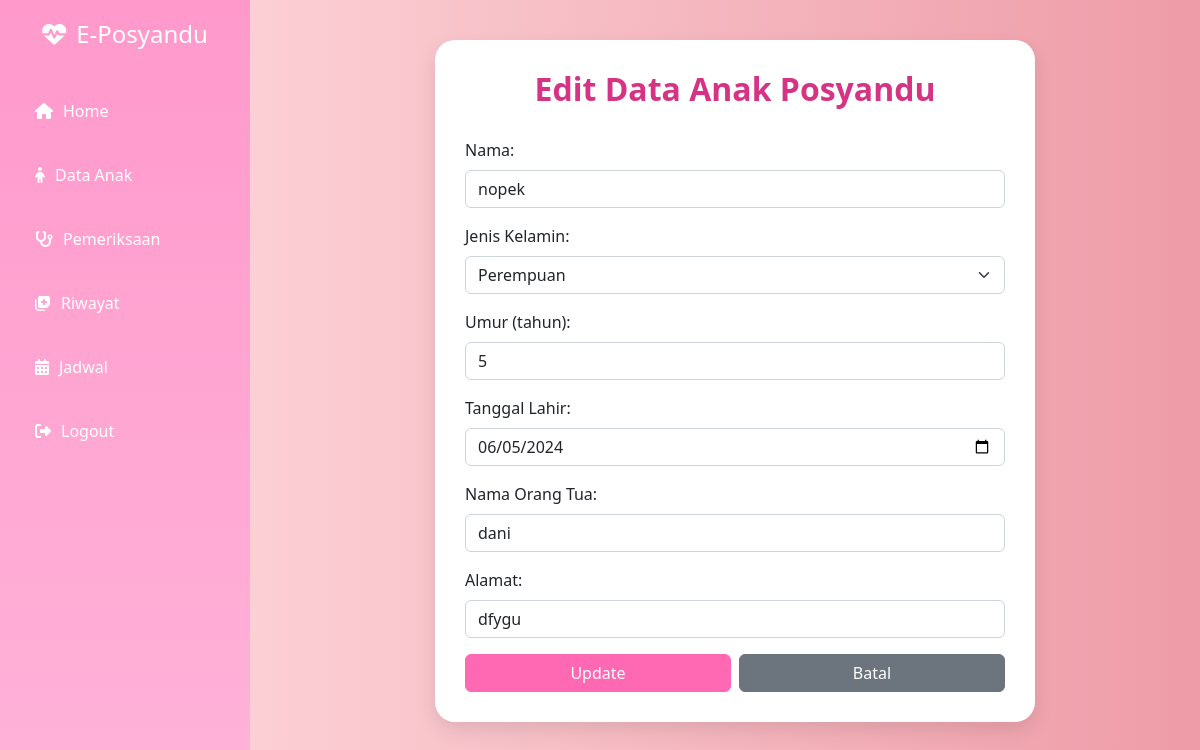
Screenshot of /editanak.php?id_anak=3 with the database file from the repository.
### tables this page shows
CREATE TABLE `anak` (
  `id_anak` int(11) NOT NULL,
  `nama` varchar(50) NOT NULL,
  `jk` varchar(10) NOT NULL,
  `umur` varchar(5) NOT NULL,
  `tgl_lahir` date NOT NULL,
  `nma_orgtua` varchar(50) NOT NULL,
  `alamat` varchar(50) NOT NULL
);

### functions.php (called while the page is built, shortened)
<?php
$conn = mysqli_connect("localhost","root","","posyandu");
function query($query){
	global $conn;
    $result = mysqli_query($conn, $query);
    $rows = [];
    while ($row = mysqli_fetch_assoc($result)) {
        $rows[] = $row;
    }
    return $rows;
}
?>

### editanak.php (the view, shortened to what this page needs)
<?php
require 'functions.php';
$id = $_GET["id_anak"];
$anak = query("SELECT * FROM anak WHERE id_anak = $id")[0];
?>
<!DOCTYPE html>
<html lang="id">
<head>
  <link href="https://cdn.jsdelivr.net/npm/bootstrap@5.2.3/dist/css/bootstrap.min.css" rel="stylesheet">
  <link href="https://cdnjs.cloudflare.com/ajax/libs/font-awesome/6.4.0/css/all.min.css" rel="stylesheet">
</head>
<body>
<div class="sidebar">
  <h1><i class="fas fa-heartbeat"></i> E-Posyandu</h1>
  <ul>
    <li><a href="home.php"><i class="fas fa-home"></i> Home</a></li>
    <li><a href="dataanak.php"><i class="fas fa-child"></i> Data Anak</a></li>
    <li><a href="pemeriksaan.php"><i class="fas fa-stethoscope"></i> Pemeriksaan</a></li>
    <li><a href="riwayat.php"><i class="fas fa-notes-medical"></i> Riwayat</a></li>
    <li><a href="jadwal.php"><i class="fas fa-calendar-alt"></i> Jadwal</a></li>
    <li><a href="logout.php"><i class="fas fa-sign-out-alt"></i> Logout</a></li>
  </ul>
</div>
<div class="main-content">
  <div class="card">
    <h2>Edit Data Anak Posyandu</h2>
    <form method="post">
      <div class="mb-3">
        <label for="nama" class="form-label">Nama:</label>
        <input type="text" name="nama" id="nama" class="form-control" required value="<?= htmlspecialchars($anak['nama']); ?>">
      </div>
      <div class="mb-3">
        <label for="jk" class="form-label">Jenis Kelamin:</label>
        <select name="jk" id="jk" class="form-select" required>
          <option value="Perempuan" <?= ($anak['jk'] == 'Perempuan') ? 'selected' : '' ?>>Perempuan</option>
        </select>
      </div>
      <div class="mb-3">
        <label for="umur" class="form-label">Umur (tahun):</label>
        <input type="number" name="umur" id="umur" class="form-control" min="0" required value="<?= htmlspecialchars($anak['umur']); ?>">
      </div>
      <div class="mb-3">
        <label for="tgl_lahir" class="form-label">Tanggal Lahir:</label>
        <input type="date" name="tgl_lahir" id="tgl_lahir" class="form-control" required value="<?= $anak['tgl_lahir']; ?>">
      </div>
      <div class="mb-3">
        <label for="nma_orgtua" class="form-label">Nama Orang Tua:</label>
        <input type="text" name="nma_orgtua" id="nma_orgtua" class="form-control" required value="<?= htmlspecialchars($anak['nma_orgtua']); ?>">
      </div>
      <div class="mb-3">
        <label for="alamat" class="form-label">Alamat:</label>
        <input type="text" name="alamat" id="alamat" class="form-control" required value="<?= htmlspecialchars($anak['alamat']); ?>">
      </div>
      <div class="d-flex justify-content-between">
        <button type="submit" name="submit" class="btn btn-primary w-50 me-2">Update</button>
        <a href="dataanak.php" class="btn btn-secondary w-50">Batal</a>
      </div>
    </form>
  </div>
</div>
</body>
</html>

### editanak.php (style rules this page uses)
body { margin: 0; display: flex; font-family: 'Segoe UI', sans-serif; background: linear-gradient(to right, #ffdde1, #ee9ca7); }
.sidebar { width: 250px; height: 100vh; background: linear-gradient(to bottom, #ff99cc, #ffb3d9); padding: 20px; color: white; position: fixed; top: 0; left: 0; }
.sidebar h1 { font-size: 24px; text-align: center; margin-bottom: 40px; display: flex; justify-content: center; align-items: center; gap: 10px; }
.sidebar ul { list-style: none; padding: 0; }
.sidebar ul li { margin: 20px 0; }
.sidebar ul li a { color: white; text-decoration: none; font-size: 16px; padding: 10px 15px; border-radius: 8px; display: flex; align-items: center; gap: 10px; transition: background 0.3s, padding-left 0.3s; }
.main-content { margin-left: 270px; padding: 40px; width: calc(100% - 270px); }
.card { background-color: #fff; border-radius: 20px; box-shadow: 0 8px 20px rgba(0, 0, 0, 0.1); padding: 30px; border: none; max-width: 600px; margin: auto; }
h2 { color: #d63384; font-weight: bold; text-align: center; margin-bottom: 30px; }
label { font-weight: 500; }
.btn-primary { background-color: #ff69b4; border-color: #ff69b4; }

### rows the page displays
anak: nama "nopek", jk "Perempuan", umur "5", tgl_lahir "06/05/2024", nma_orgtua "dani", alamat "dfygu"
